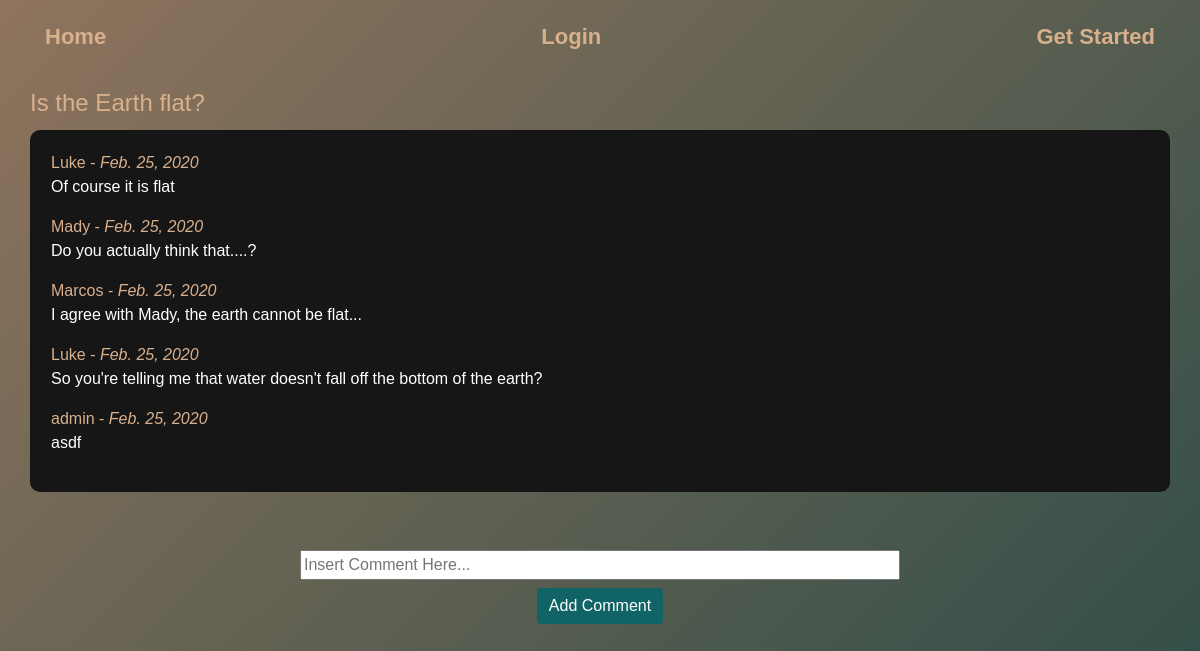
Page /3/ on the earlier database version.
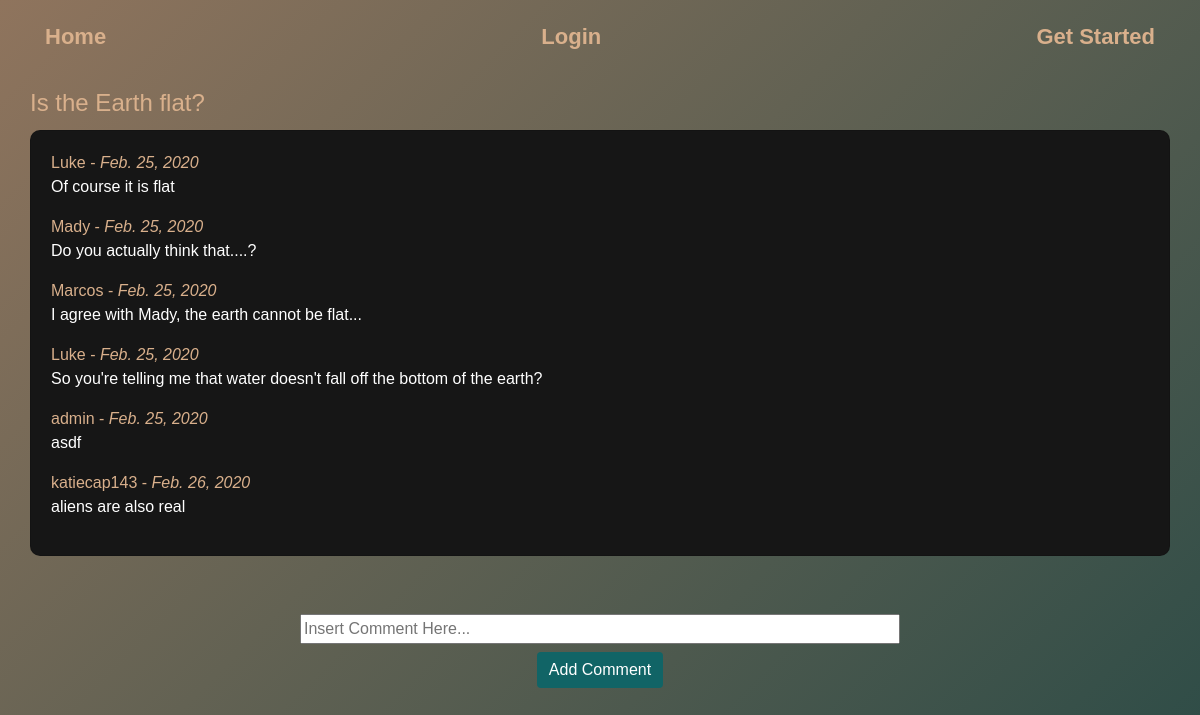
Same page on the later database version.
### chat/models.py (models this page shows, shortened)
class Chatroom(models.Model):
    name = models.CharField(max_length = 255)
    description = models.TextField()
    posted = models.DateField(default=datetime.date.today)
    owner = models.ForeignKey(User, on_delete = models.CASCADE, related_name='chat')
    users = models.ManyToManyField(User, related_name = 'chatrooms')

class Comment(models.Model):
    name = models.ForeignKey(User, on_delete=models.CASCADE)
    comment = models.TextField()
    chat = models.ForeignKey(Chatroom, on_delete=models.CASCADE)
    created_date = models.DateField(default=datetime.date.today)

### chat/views.py (the view)
# urls.py: path('<int:pk>/', views.DetailView.as_view(), name = 'detail'),
class DetailView(generic.DetailView):
    template_name = 'chat/detail.html'
    model = Chatroom

### chat/templates/chat/detail.html (shortened to what this page needs)
{% extends 'base.html' %}
{% load crispy_forms_tags %}
{% block content %}
<div class="col-md-12">
    <h5 class="card-title">{{object.name}}</h5>
    <div class="card">
        <div class="card-body">
            {% for comment in object.comment_set.all %}
            <div class="comment">
                <div class="date">{{comment.name}} - <i>{{comment.created_date}}</i></div>
                <p>{{comment.comment}}</p>
            </div>
            {% empty %}
            <p>No comments here yet :(</p>
            {% endfor %}
        </div>
    </div>
</div>
<div id='comment' class="row no-gutters mt-2 justify-content-center">
    <form class="col" data-parsley-validate method="POST" action='{% url 'chat:comment' object.id %}'>{% csrf_token %}
        <input class="comment" placeholder="Insert Comment Here..." name="comment" type="text">
        <br>
        <button class=" mt-2 btn btn-primary">Add Comment</button>
    </form>
</div>
{% endblock %}

### templates/base.html (shortened to what this page needs)
<!DOCTYPE html>
<html lang="en">
<head>
    {% load static %}
    <link href="https://stackpath.bootstrapcdn.com/bootstrap/4.4.1/css/bootstrap.min.css" rel="stylesheet">
    <link rel="stylesheet" href="{% static 'css/styles.css' %}">
</head>
<body>
<div class="container-fluid">
{% include 'header.html' %}
{% block content %}
{% endblock content %}
</div>
</body>
</html>

### templates/header.html (shortened to what this page needs)
<ul id="header" class='navbar row no-gutters'>
    <li id="header-item"><a href="{% url 'chat:index' %}" class="col">Home</a></li>
    {% if request.user.is_authenticated %}
    <li id="header-item"><a href="{% url 'chat:create' %}" class="col">Add Thread</a></li>
    <li id="header-item"><a href="{% url 'accounts:profile_detail' object.id %}" class="col">Profile</a></li>
    <li id="header-item"><a href="{% url 'logout' %}" class="col">Logout</a></li>
    {% else %}
    <li id="header-item"><a href="{% url 'login' %}" class="col">Login</a></li>
    <li id="header-item"><a href="{% url 'accounts:signup' %}" class="col">Get Started</a></li>
    {% endif %}
</ul>

### static/css/styles.css (style rules this page uses)
ul { list-style: none; }
#header { background-color: inherit; padding: 20px; color: inherit; }
.container-fluid { background: linear-gradient(-45deg, #56807f, #116466, #0b3e3f, #8f745d); background-size: 400% 400%; animation: gradient 10s ease infinite; min-height: 100vh; color: #000; }
#comment { text-align: center; }
input.comment { width: 600px; margin-top: 50px; }
body { font-family: 'Trebuchet MS', 'Lucida Sans Unicode', 'Lucida Grande', 'Lucida Sans', Arial, sans-serif; }
#header-item a { color: #D9B08C; text-decoration: none; font-size: 22px; font-weight: bold; padding: 10px; border-radius: 10px; margin: 0 auto; background-color: inherit; }
p { color: #fff; }
h5, a { color: #D9B08C; font-size: 24px; }
.card { background-color: rgb(22, 22, 22); border-radius: 10px; }
.btn-primary { background-color: #116466; border: none; }
.date { color: #D9B08C; }

Differences in the rows shown:
added Comment: name "katiecap143", created_date "Feb. 26, 2020", comment "aliens are also real"
